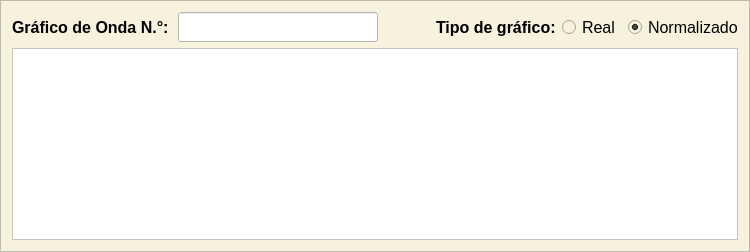
     <widget class="QFrame" name="bloque_grafico_impulso">
      <property name="minimumSize">
       <size>
        <width>651</width>
        <height>0</height>
       </size>
      </property>
      <property name="styleSheet">
       <string notr="true">background-color: rgb(247, 242, 222);</string>
      </property>
      <property name="frameShape">
       <enum>QFrame::Shape::StyledPanel</enum>
      </property>
      <property name="frameShadow">
       <enum>QFrame::Shadow::Raised</enum>
      </property>
      <layout class="QGridLayout" name="gridLayout_11">
       <item row="0" column="6">
        <widget class="QRadioButton" name="tipo_normalizado">
         <property name="minimumSize">
          <size>
           <width>110</width>
           <height>30</height>
          </size>
         </property>
         <property name="maximumSize">
          <size>
           <width>110</width>
           <height>30</height>
          </size>
         </property>
         <property name="font">
          <font>
           <family>Segoe UI</family>
           <pointsize>12</pointsize>
          </font>
         </property>
         <property name="text">
          <string>Normalizado</string>
         </property>
         <property name="checked">
          <bool>true</bool>
         </property>
        </widget>
       </item>
       <item row="0" column="4">
        <widget class="QLabel" name="tipo_grafico">
         <property name="minimumSize">
          <size>
           <width>120</width>
           <height>30</height>
          </size>
         </property>
         <property name="maximumSize">
          <size>
           <width>110</width>
           <height>30</height>
          </size>
         </property>
         <property name="font">
          <font>
           <family>Segoe UI</family>
           <pointsize>12</pointsize>
           <bold>true</bold>
          </font>
         </property>
         <property name="text">
          <string>Tipo de gráfico:</string>
         </property>
        </widget>
       </item>
       <item row="0" column="1">
        <widget class="QLineEdit" name="onda_n_nombre">
         <property name="enabled">
          <bool>false</bool>
         </property>
         <property name="minimumSize">
          <size>
           <width>200</width>
           <height>30</height>
          </size>
         </property>
         <property name="maximumSize">
          <size>
           <width>200</width>
           <height>30</height>
          </size>
         </property>
         <property name="font">
          <font>
           <family>Segoe UI</family>
           <pointsize>12</pointsize>
          </font>
         </property>
         <property name="styleSheet">
          <string notr="true">background-color: rgb(255, 255, 255);</string>
         </property>
        </widget>
       </item>
       <item row="1" column="0" colspan="7">
        <widget class="PlotWidget" name="grafico_vista">
         <property name="minimumSize">
          <size>
           <width>631</width>
           <height>0</height>
          </size>
         </property>
         <property name="styleSheet">
          <string notr="true">background-color: rgb(255, 255, 255);</string>
         </property>
        </widget>
       </item>
       <item row="0" column="0">
        <widget class="QLabel" name="onda_n_grafico">
         <property name="minimumSize">
          <size>
           <width>160</width>
           <height>30</height>
          </size>
         </property>
         <property name="maximumSize">
          <size>
           <width>160</width>
           <height>30</height>
          </size>
         </property>
         <property name="font">
          <font>
           <family>Segoe UI</family>
           <pointsize>12</pointsize>
           <bold>true</bold>
          </font>
         </property>
         <property name="text">
          <string>Gráfico de Onda N.°:</string>
         </property>
        </widget>
       </item>
       <item row="0" column="5">
        <widget class="QRadioButton" name="tipo_real">
         <property name="minimumSize">
          <size>
           <width>60</width>
           <height>30</height>
          </size>
         </property>
         <property name="maximumSize">
          <size>
           <width>110</width>
           <height>30</height>
          </size>
         </property>
         <property name="font">
          <font>
           <family>Segoe UI</family>
           <pointsize>12</pointsize>
          </font>
         </property>
         <property name="text">
          <string>Real</string>
         </property>
        </widget>
       </item>
       <item row="0" column="2">
        <spacer name="horizontalSpacer_7">
         <property name="orientation">
          <enum>Qt::Orientation::Horizontal</enum>
         </property>
         <property name="sizeHint" stdset="0">
          <size>
           <width>40</width>
           <height>20</height>
          </size>
         </property>
        </spacer>
       </item>
      </layout>
     </widget>
